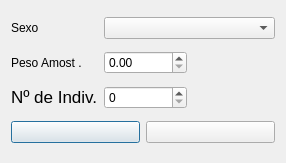
<?xml version="1.0" encoding="UTF-8"?>
<ui version="4.0">
 <class>frmAmostSexo</class>
 <widget class="QDialog" name="frmAmostSexo">
  <property name="geometry">
   <rect>
    <x>0</x>
    <y>0</y>
    <width>286</width>
    <height>163</height>
   </rect>
  </property>
  <property name="windowTitle">
   <string>Amostra do Sexo</string>
  </property>
  <layout class="QGridLayout" name="gridLayout_2">
   <item row="0" column="0">
    <widget class="QLabel" name="label_3">
     <property name="text">
      <string>Sexo</string>
     </property>
     <property name="alignment">
      <set>Qt::AlignLeading|Qt::AlignLeft|Qt::AlignVCenter</set>
     </property>
    </widget>
   </item>
   <item row="1" column="0">
    <widget class="QLabel" name="label_4">
     <property name="text">
      <string>Peso Amost .</string>
     </property>
    </widget>
   </item>
   <item row="0" column="1" colspan="2">
    <widget class="QComboBox" name="CBSexo"/>
   </item>
   <item row="3" column="0" colspan="3">
    <layout class="QGridLayout" name="gridLayout">
     <item row="0" column="0">
      <widget class="QPushButton" name="PBSalvar">
       <property name="text">
        <string/>
       </property>
       <property name="icon">
        <iconset resource="icons.qrc">
         <normaloff>:/newPrefix/Icons/plus.png</normaloff>:/newPrefix/Icons/plus.png</iconset>
       </property>
      </widget>
     </item>
     <item row="0" column="1">
      <widget class="QPushButton" name="PBCancelar">
       <property name="text">
        <string/>
       </property>
       <property name="icon">
        <iconset resource="icons.qrc">
         <normaloff>:/newPrefix/Icons/003-error.png</normaloff>:/newPrefix/Icons/003-error.png</iconset>
       </property>
      </widget>
     </item>
    </layout>
   </item>
   <item row="2" column="0">
    <widget class="QLabel" name="label_20">
     <property name="text">
      <string>&lt;!DOCTYPE HTML PUBLIC &quot;-//W3C//DTD HTML 4.0//EN&quot; &quot;http://www.w3.org/TR/REC-html40/strict.dtd&quot;&gt;
&lt;html&gt;&lt;head&gt;&lt;meta name=&quot;qrichtext&quot; content=&quot;1&quot; /&gt;&lt;style type=&quot;text/css&quot;&gt;
p, li { white-space: pre-wrap; }
&lt;/style&gt;&lt;/head&gt;&lt;body style=&quot; font-family:'.SF NS Text'; font-size:13pt; font-weight:400; font-style:normal;&quot;&gt;
&lt;p style=&quot; margin-top:1px; margin-bottom:1px; margin-left:0px; margin-right:0px; -qt-block-indent:0; text-indent:0px;&quot;&gt;Nº de Indiv.&lt;/p&gt;&lt;/body&gt;&lt;/html&gt;</string>
     </property>
    </widget>
   </item>
   <item row="1" column="1">
    <widget class="QDoubleSpinBox" name="DSBPeso">
     <property name="maximum">
      <double>10000.989999999999782</double>
     </property>
    </widget>
   </item>
   <item row="2" column="1">
    <widget class="QSpinBox" name="SBN_indiv">
     <property name="maximum">
      <number>10000</number>
     </property>
    </widget>
   </item>
  </layout>
 </widget>
 <resources>
  <include location="icons.qrc"/>
 </resources>
 <connections/>
</ui>
